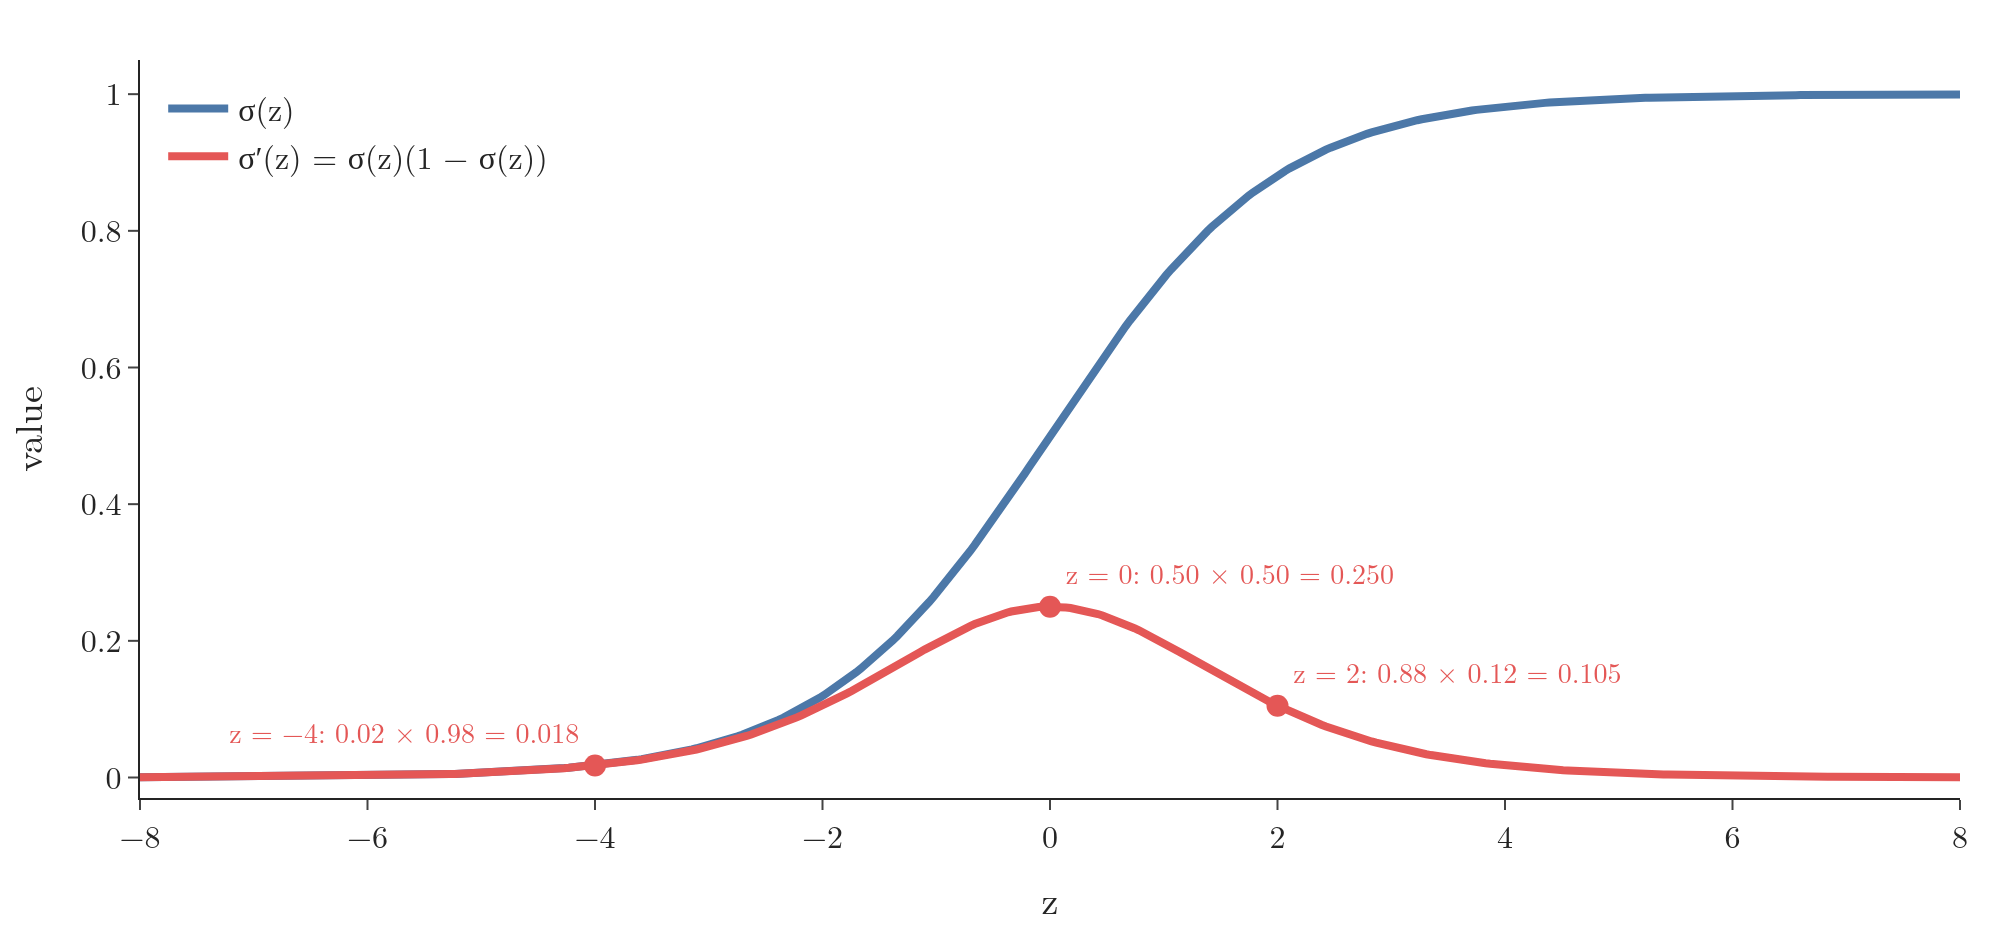

This figure's Python source:
"""The sigmoid and its derivative σ'(z) = σ(z)(1 − σ(z)) (Plotly)."""
from pathlib import Path
import numpy as np
import plotly.graph_objects as go

here = Path(__file__).parent
sig = lambda z: 1 / (1 + np.exp(-z))
z = np.linspace(-8, 8, 400)
fig = go.Figure()
fig.add_trace(go.Scatter(x=z, y=sig(z), mode="lines", line=dict(color="#4C78A8", width=4), name="σ(z)"))
fig.add_trace(go.Scatter(x=z, y=sig(z) * (1 - sig(z)), mode="lines", line=dict(color="#E45756", width=4), name="σ′(z) = σ(z)(1 − σ(z))"))
for v in (0, 2, -4):
    d = sig(v) * (1 - sig(v))
    fig.add_trace(go.Scatter(x=[v], y=[d], mode="markers+text", marker=dict(size=11, color="#E45756"),
                             text=[f"z = {v}: {sig(v):.2f} × {1 - sig(v):.2f} = {d:.3f}".replace("-", "−")],
                             textposition="top right" if v != -4 else "top left", textfont=dict(color="#E45756", size=14), showlegend=False))
fig.update_layout(template="simple_white", width=1000, height=470, font=dict(family="Latin Modern Roman", size=16),
                  margin=dict(l=60, r=20, t=30, b=60), legend=dict(x=0.01, y=0.98),
                  xaxis=dict(title="z"), yaxis=dict(title="value", range=[-0.03, 1.05]))
fig.write_image(here / "derivative.png", scale=2); fig.write_image(here / "derivative.pdf")
